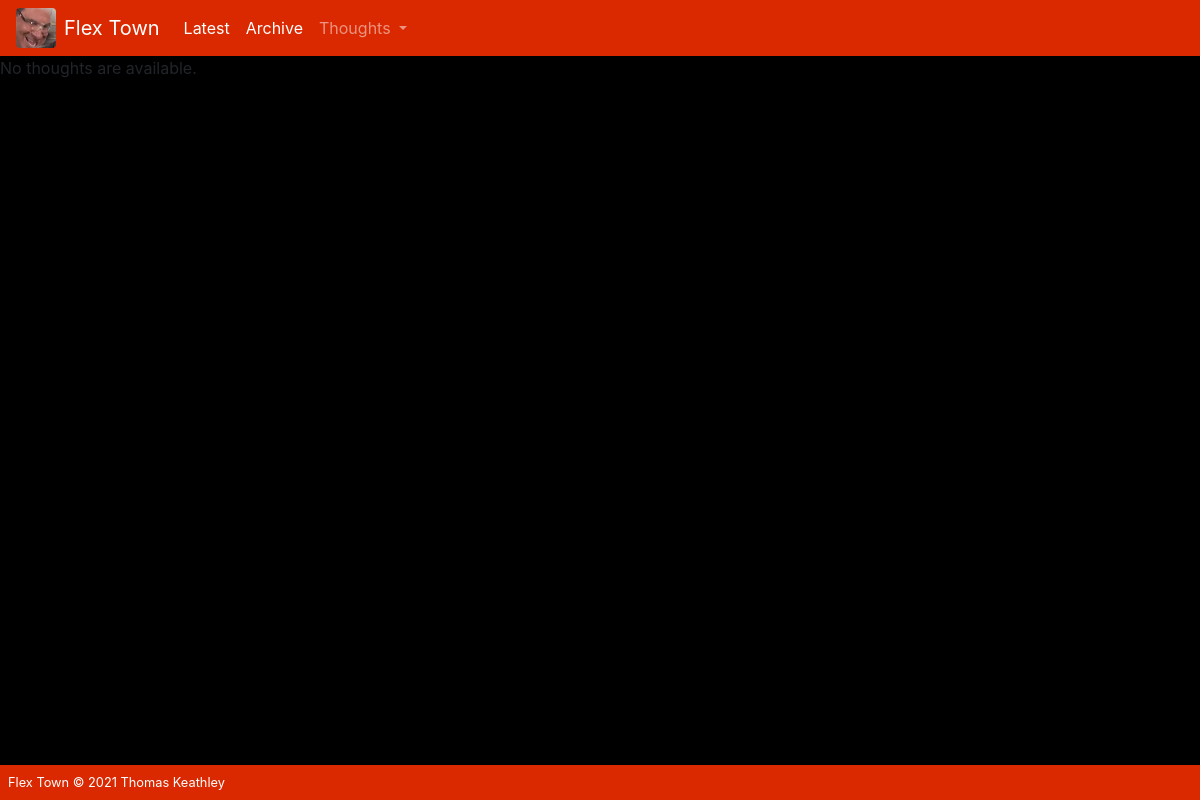
The app's page /polls/thoughts/list_all/, older data.
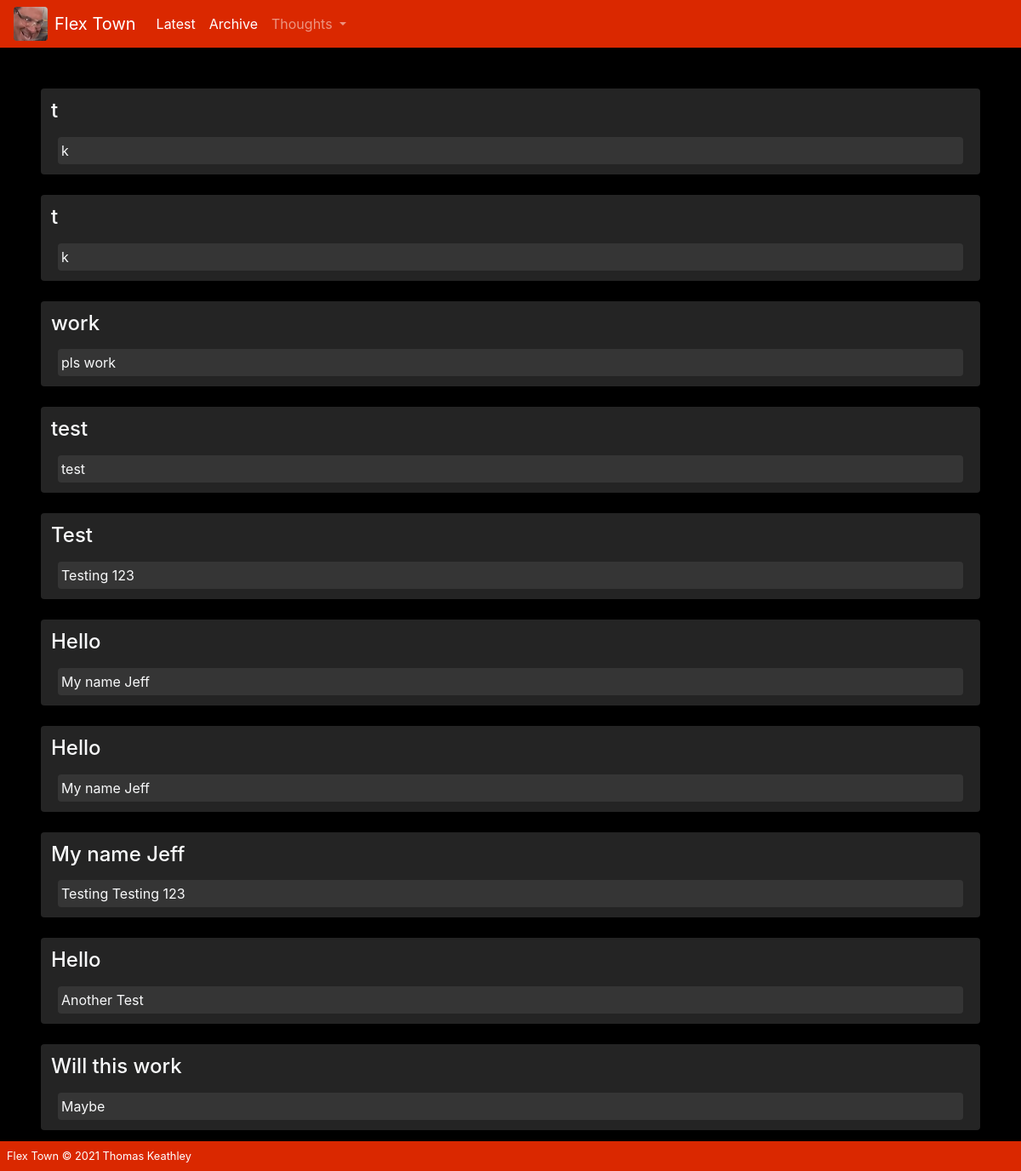
The same page, newer data.
### polls/models.py (models this page shows, shortened)
class Thought(models.Model):
    title = models.CharField(max_length=100, default='')
    thought= models.CharField(max_length=1000, default='')
    pub_date = models.DateTimeField(default=timezone.now)

### polls/views.py (the view)
# urls.py: path('thoughts/list_all/', views.ThoughtListView.as_view(), name='thought_list'),
class ThoughtListView(generic.ListView):
    template_name = "polls/thought_list.html"
    context_object_name = 'thought_list'
    def get_queryset(self):
        return Thought.objects.order_by('-pub_date')[:]

### polls/templates/polls/thought_list.html (shortened to what this page needs)
{% load static %}
{% load static %}
<link rel="stylesheet" href="{% static 'css/bootstrap.min.css' %}">
<html>
    <body style="background-color:#000000;" >
        <nav class="navbar navbar-expand-lg navbar-dark" style="background-color:#da2800;">
            <img class="rounded mr-2" src="{% static 'polls/images/PhilSwiftThumb.jpg' %}" width="40" height="40" alt="">
            <a class="navbar-brand" href="/polls">Flex Town</a>
            <div class="collapse navbar-collapse" id="navbarSupportedContent">
                <ul class="navbar-nav mr-auto">
                <li class="nav-item active">
                    <a class="nav-link" href="/polls">Latest<span class="sr-only">(current)</span></a>
                </li>
                <li class="nav-item">
                <li class="nav-item active">
                    <a class="nav-link" href="#">Archive<span class="sr-only">(current)</span></a>
                </li>
                <li class="nav-item dropdown">
                    <a class="nav-link dropdown-toggle" id="navbarDropdown" role="button" data-toggle="dropdown" aria-haspopup="true" aria-expanded="false">
                    Thoughts
                    </a>
                </li>
                </ul>
            </div>
        </nav>
        {% if thought_list %}
            <dl class="mt-5 m-5">
                {% for thought in thought_list %}
                <div class="text-light rounded p-1 mb-4" style="background-color: #242424;">
                    <dt class="p-2"><h4>{{ thought.title }}</h4></dt>
                    <dd class="text-light rounded p-1 mr-3 ml-3" style="background-color: #353535;">
                        {{ thought.thought }}
                    </dd>
                </div>
                {% endfor %}
            </dl>
        {% else %}
            <p>No thoughts are available.</p>
        {% endif %}
    </body>
    <div class="footer fixed-bottom text-white p-2" style="background-color:#da2800;">
        <small>Flex Town &copy; 2021 Thomas Keathley</small>
    </div>
</html>

Row changes from the older to the newer data that the page shows:
added Thought: title "t", thought "k"
added Thought: title "t", thought "k"
added Thought: title "work", thought "pls work"
added Thought: title "test", thought "test"
added Thought: title "Test", thought "Testing 123"
added Thought: title "Hello", thought "My name Jeff"
added Thought: title "Hello", thought "My name Jeff"
added Thought: title "My name Jeff", thought "Testing Testing 123"
added Thought: title "Hello", thought "Another Test"
added Thought: title "Will this work", thought "Maybe"
Text that changed along with them:
text no longer shown: "No thoughts are available."
